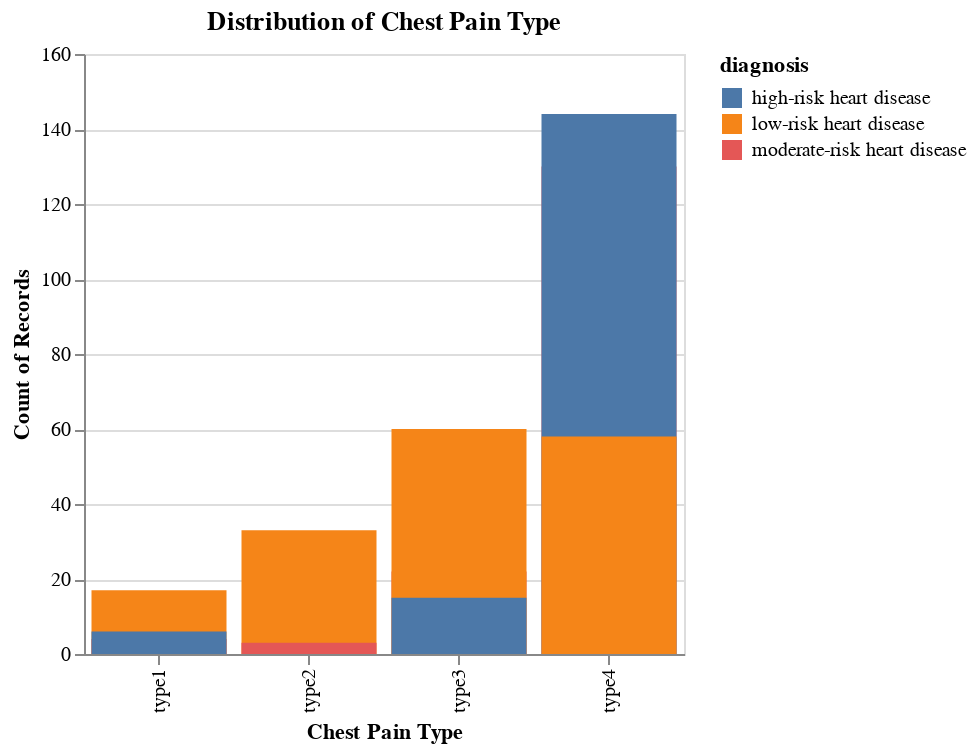

Notebook code cell kept with this figure:
### Code cell
# chest pain type
cp_hist = alt.Chart(heart_disease_train).mark_bar().encode(
    x=alt.X("type_chestpain").title("Chest Pain Type"),
    y=alt.Y("count()").stack(False),
    color = "diagnosis:N"
).properties(
    width=300,
    height=300,
    title = "Distribution of Chest Pain Type"
)

cp_hist

### Figure 1 — Vega-Lite specification as saved in the notebook (floating-point values rounded to 4 significant figures; data arrays with more than 128 entries replaced by an {"elided": "..."} marker saying what was removed)
{"config": {"view": {"continuousWidth": 300, "continuousHeight": 300}}, "data": {"name": "data-e32c91933101677bd1a7ec5d36caae22"}, "mark": {"type": "bar"}, "encoding": {"color": {"field": "diagnosis", "type": "nominal"}, "x": {"field": "type_chestpain", "title": "Chest Pain Type", "type": "nominal"}, "y": {"aggregate": "count", "stack": false, "type": "quantitative"}}, "height": 300, "title": "Distribution of Chest Pain Type", "width": 300, "$schema": "https://vega.github.io/schema/vega-lite/v5.15.1.json", "datasets": {"data-e32c91933101677bd1a7ec5d36caae22": {"elided": "492 records"}}}
